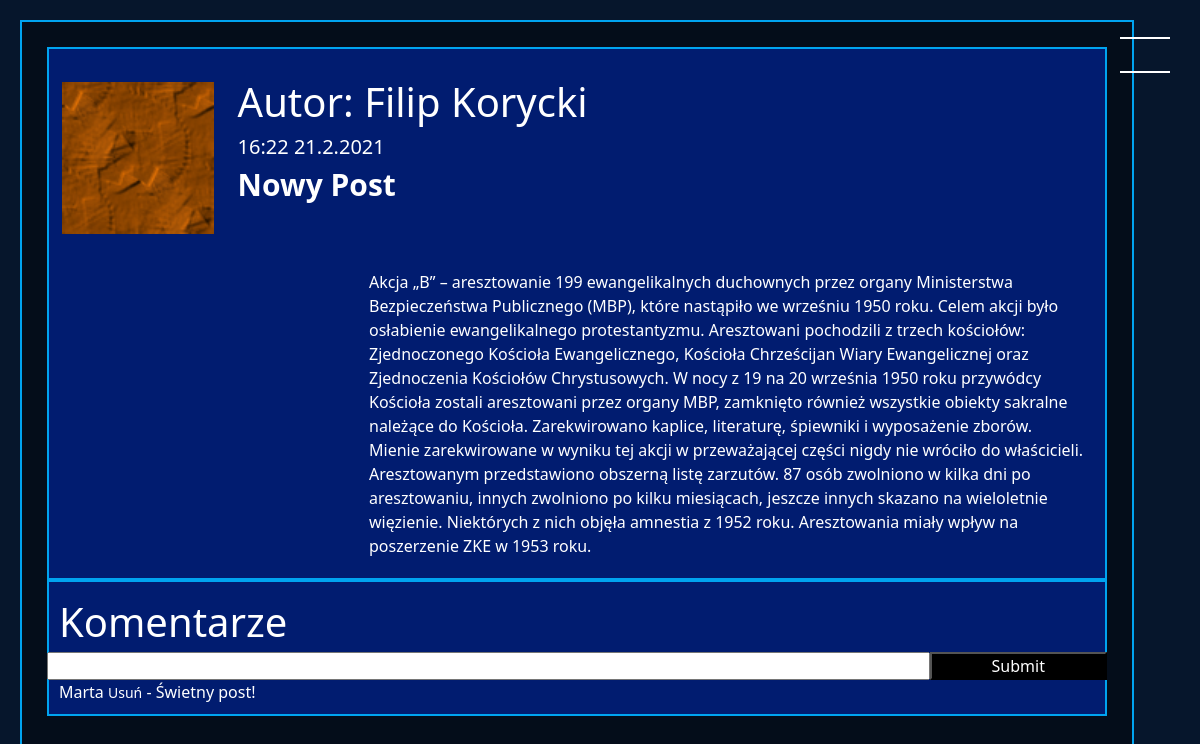
The page /post/42 on the database as committed earlier.
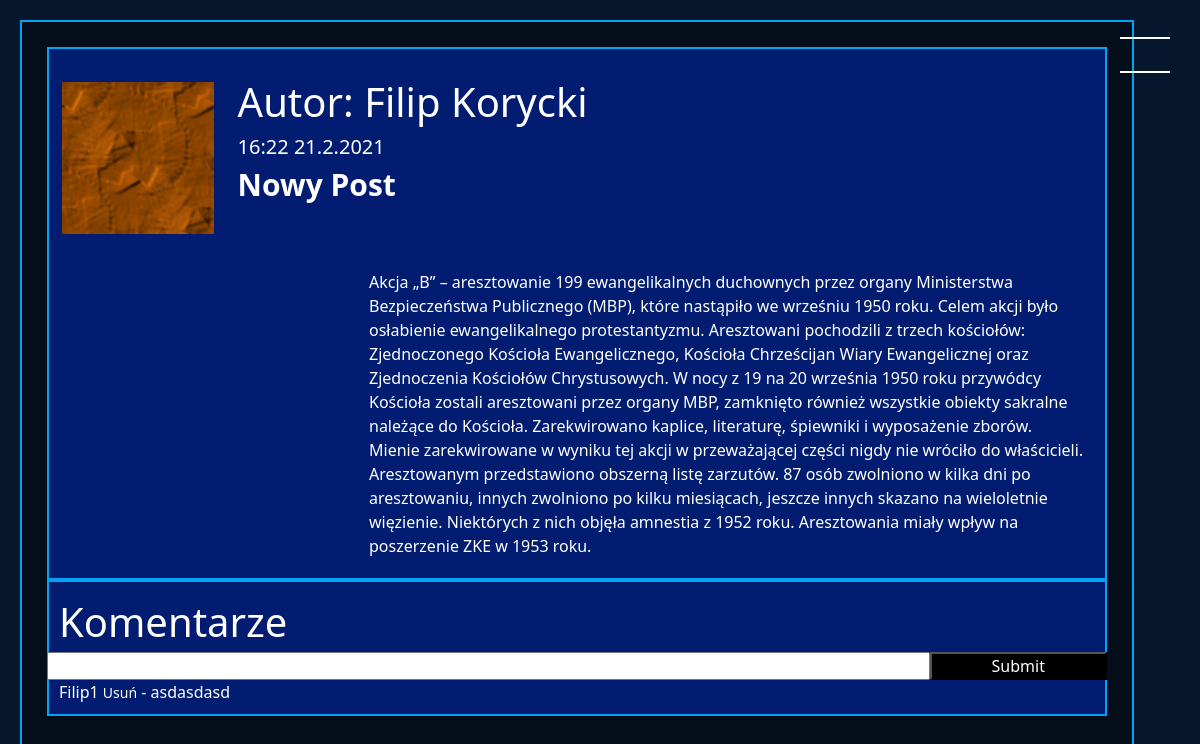
The same page on the database as committed later.
### blog/models.py (models this page shows, shortened)
class Post_comment(models.Model):
    owner =  models.ForeignKey("Profile", on_delete=models.CASCADE)
    post =  models.ForeignKey("Post", on_delete=models.CASCADE)
    date = models.DateField(auto_now_add=True)
    date_time = models.DateTimeField(auto_now_add=True)
    text = models.CharField(max_length=2000)
    class Meta:
        ordering = ["-date","-date_time"]

class Profile(models.Model):
    user = models.OneToOneField(User, null=True, on_delete=models.CASCADE)
    birth_date = models.DateField(blank=True,null=True)
    description = models.TextField(blank=True,null=True)
    first_name = models.CharField(blank=True, null=True, max_length=40)
    last_name = models.CharField(blank=True, null=True, max_length=40)
    country = models.CharField(blank=True, null=True, max_length=40)
    city = models.CharField(blank=True, null=True, max_length=40)
    height = models.DecimalField(blank=True,null=True, decimal_places=0, max_digits=120)
    weight = models.DecimalField(blank=True,null=True, decimal_places=0, max_digits=120)
    gender = models.CharField(blank=True,null=True, max_length=222)
    friends = models.ManyToManyField('self', blank=True)
    images = models.ManyToManyField("ProfileImage", related_name='+',blank=True)
    chats = models.ManyToManyField("ChatBox", related_name='+',blank=True)
    posts = models.ManyToManyField("Post", related_name='+',blank=True)
    def get_name(self):
        if self.first_name and self.last_name:
            return str(str(self.first_name)+" "+str(self.last_name)) #+" ("+str(self.user.username)+")"
        elif self.first_name:
            return self.first_name
        else:
            return self.user.username
    def __str__(self):
        return str(self.user.username)

### blog/views.py (the view, shortened to what this page needs)
# urls.py: path("post/<int:pk>", views.PostView.as_view(), name="post"),
class PostView(View):
    def get(self, request, pk):
        post = get_object_or_404(Post, id=pk)
        form = ReportPostForm()
        context={
            'post':post,
            'form':form,
        }
        return render(request, "blog/post.html", context)

### blog/forms.py
class ReportPostForm(forms.ModelForm):
    class Meta:
        model = Report_Post
        fields = ('report_type',)
        widgets = {
            'report_type': forms.Select(attrs={'class':"form-control"}),
        }
        labels = {
            "report_type": "Zgłoś za",
        }

### blog/templates/blog/post.html (shortened to what this page needs)
{% extends "blog/base.html"%}
{%load static%}
{%block content%}
<div class=" background_v1">
    <div class="post_details">
                <div class="row friend_image_box" style="padding:3px; margin-top: 10px; position:relative;">
                    <div class="col-sm-6 col-md-2">
                        {%for image in post.owner.images.all%}
                        {%if forloop.last%}
                        <div style="margin-top: 10px; position:relative;">
                        <div class="mini_fake_box"></div>
                        </div>
                        {%endif%}
                        {%empty%}
                        <div style="margin-top: 10px; position:relative;">
                          <img src="{% static 'user.png' %}" class="mini_post_image">
                          <div class="mini_fake_box"> </div>
                        </div>
                        <br />
                        {%endfor%}
                    </div>
                    <div class="col-sm-6 col-md-10">
                        <div style="font-size: 40px;">
                            Autor: <a class="post_link" href="{%url 'profile' post.owner.id%}">{{post.owner.get_name}}</a>
                        </div>
                        <div style="font-size: 20px;">{{post.date_time| date:"G:i d.n.Y"}}
                        </div>
                       <div style="font-size: 30px;font-weight:bold; text-transform: capitalize; word-break: break-all;">
                        {{post.title}}
                        </div>
                    </div>
                </div>
           <div class="post_text">
                {{post.text}}
            </div>
    </div>
    <div class="post_comments">
        <div style="font-size: 40px;">Komentarze</div>
        <form action='{% url "post" post.id%}' method="POST">
            <div class="row">
            <input type="text" class="col-sm-12 col-md-10"  id="comment_text" name="comment"/>
            <input type="submit" class="col-sm-12 col-md-2"  id="comment_button" />
            </div>
        </form>
        {%for comment in post.comments.all%}
            <div class="post_comment" title="{{post.date_time| date:'G:i d.n.Y'}}">
                <a href="{% url 'profile' comment.owner.id%}" class="post_link">{{comment.owner}} </a>
                <a href="{% url 'delete_comments' comment.id%}" class="post_link"><small>Usuń</small></a>
                - {{comment.text}}
            </div>
        {%endfor%}
    </div>
</div>
{% endblock %}

Rows that differ between the two databases and show on the page:
removed Post_comment: owner "Marta", text "Świetny post!"
added Post_comment: owner "Filip1", text "asdasdasd"
